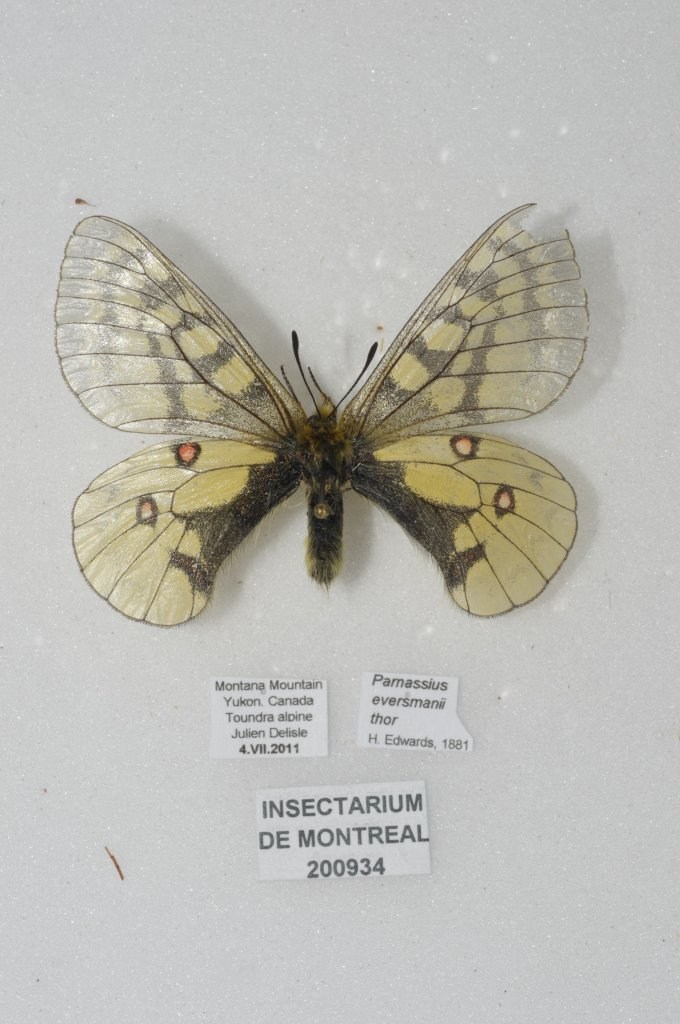
#> input picture image recognition/cv2/images/1.jpg, 680 x 1024 px
$ python frame-mask.py
#> lines starting #> are read from the running program, lines starting #| are printed output that depends on the picture; after the words box and inside, x2 and y2 are one past the last pixel; in counts of white or black regions, pixels touching at a corner belong together
import cv2 as cv
import numpy as np
image = cv.imread('images/1.jpg')
#> image is the input picture: shape (1024, 680, 3); mean B, G, R 179.2, 185.5, 186.4
cv.imshow('Photo', image)

blank = np.zeros(image.shape[:2], dtype='uint8')
cv.imshow('Blank Image', blank)

mask=cv.circle(blank, (image.shape[1]//2, image.shape[0]//2-100), 200, 255, -1)
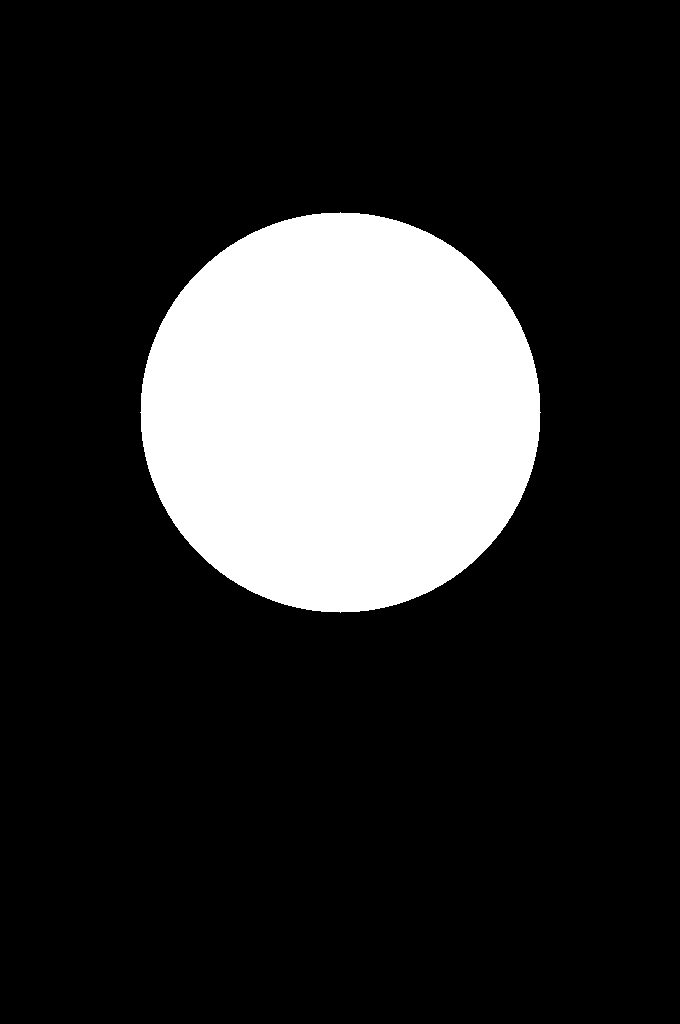
#> blank: shape (1024, 680); 18% white; 1 white region, box (x1, y1, x2, y2) and area: (140, 212, 541, 613) 125629
cv.imshow("Mask", mask)

masked = cv.bitwise_and(image, image, mask=mask)
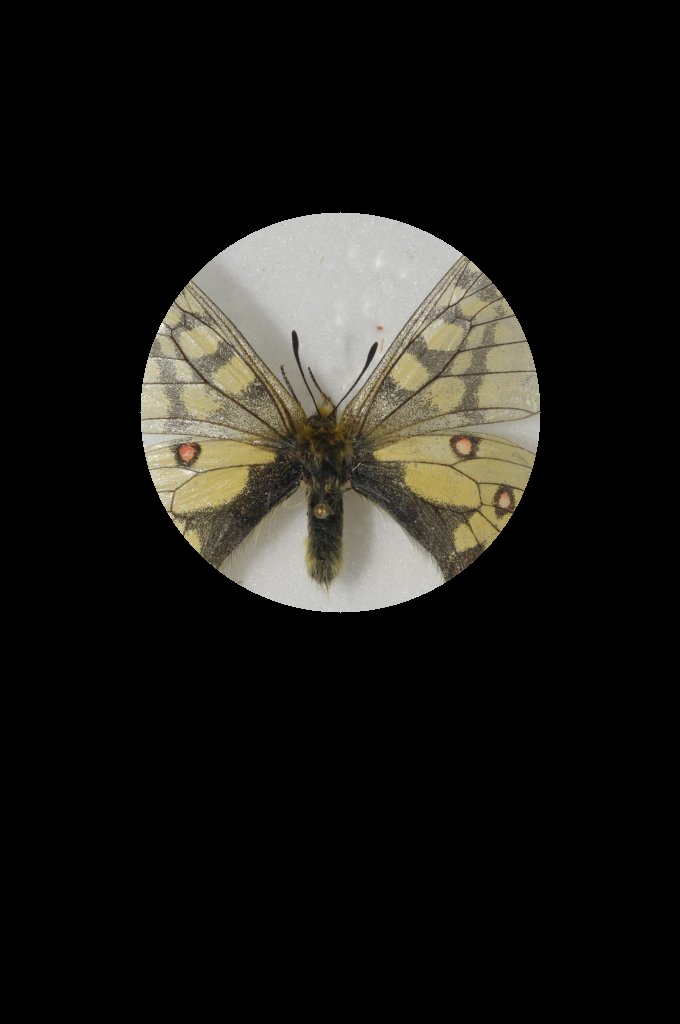
#> masked: shape (1024, 680, 3); mean B, G, R 22.7, 26.3, 27.4
cv.imshow('Masked Image', masked)

cv.waitKey(0)

$ run again, with image recognition/cv2/images/2.jpg copied over image recognition/cv2/images/1.jpg
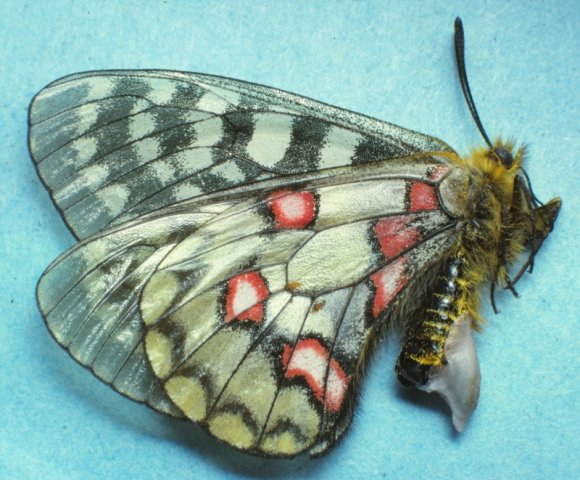
#> input picture image recognition/cv2/images/2.jpg, 580 x 480 px
#> image is the input picture: shape (480, 580, 3); mean B, G, R 161.4, 169.5, 133.5
#> `mask=cv.circle(blank, (image.shape[1]//2, image.shape[0]//2-100), 200,..`:
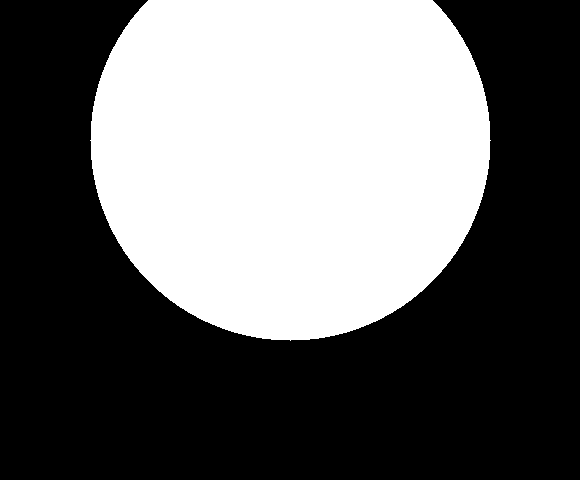
#> blank: shape (480, 580); 40.9% white; 1 white region, box (x1, y1, x2, y2) and area: (90, 0, 491, 341) 113961
#> `masked = cv.bitwise_and(image, image, mask=mask)`:
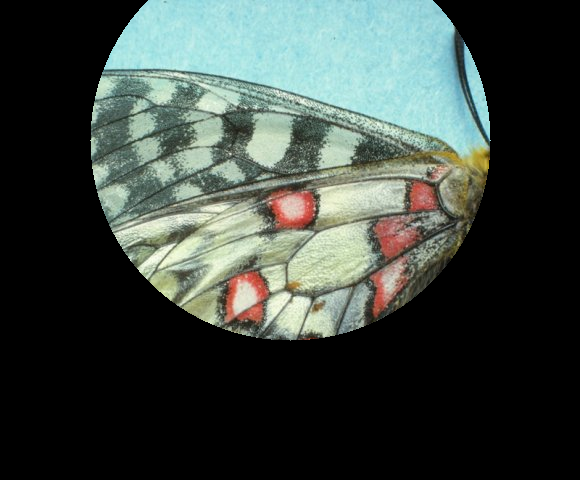
#> masked: shape (480, 580, 3); mean B, G, R 64.6, 69.9, 60.5
